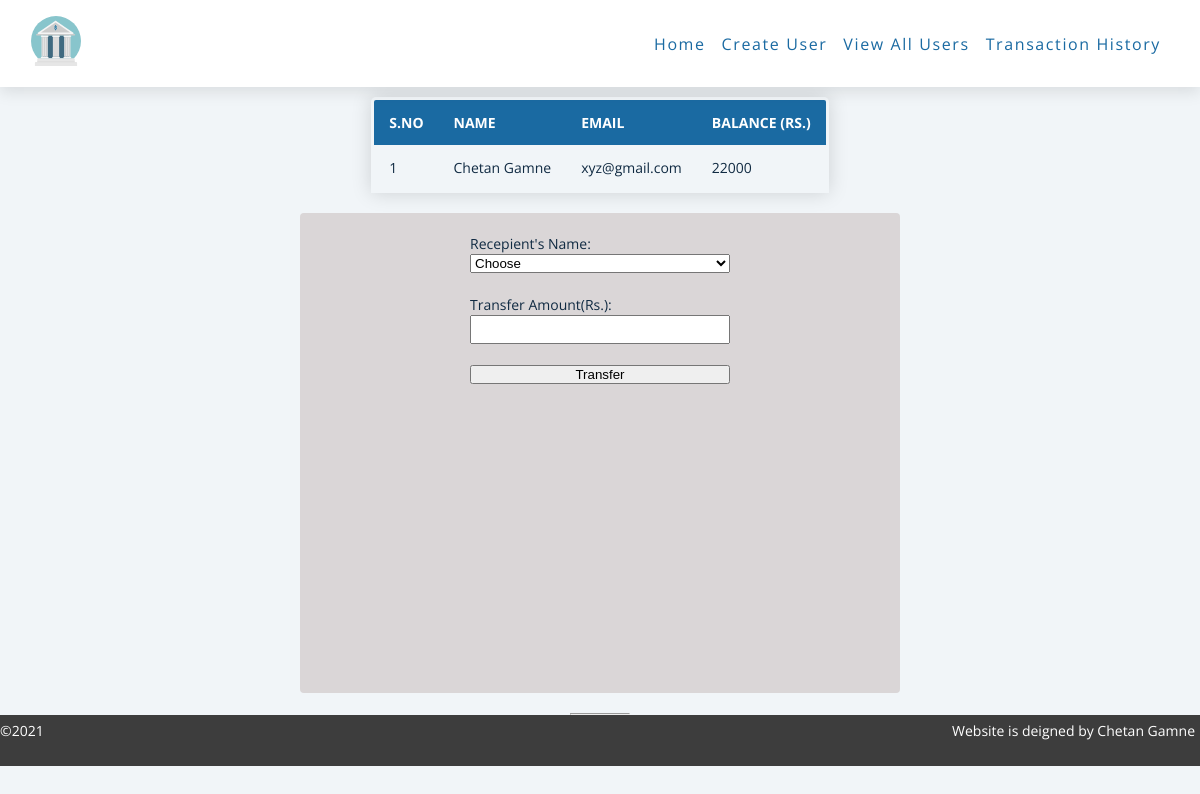
Page /transfer.php?sno=1 on the committed database.
### tables this page shows
CREATE TABLE `customers` (
  `sno` int(3) NOT NULL,
  `name` text NOT NULL,
  `email` varchar(22) NOT NULL,
  `phone` varchar(10) NOT NULL,
  `Balance` int(10) NOT NULL,
  `date` datetime NOT NULL DEFAULT current_timestamp()
);

### transfer.php (the view, shortened to what this page needs)
<?php include 'navbar.php';
?>
<?php
    include 'config.php';
?>
<!DOCTYPE html>
<html lang="en">
<head>
    <link rel="stylesheet" href="css/transfer.css">
</head>
<body>
    <?php
    $sid=$_GET['sno'];
    $sql="SELECT * FROM customers WHERE sno='$sid'";
    $result=$conn->query($sql);
    $row=mysqli_fetch_assoc($result);
     ?>
<table>
    <thead>
    <tr>
        <th>S.NO</th>
        <th>NAME</th>
        <th>EMAIL</th>
        <th>BALANCE (RS.)</th>
    </thead>
    <tr>
        <td data-label="S.NO"><?php echo $row['sno'];?></td>
        <td data-label="Name"><?php echo $row['name'];?></td>
        <td data-label="EMAIL"><?php echo $row['email'];?></td>
        <td data-label="BALANCE"><?php echo $row['Balance'];?></td>
    </tr>
    </table>
    <div class="form">
    <form method="post">
        Recepient's Name:
        <br>
        <select id="user" name="user">
            <option value="" selected disabled>Choose</option>
        </select>
        <br>
        Transfer Amount(Rs.):
        <br>
        <input type="text" name="amount" required>
        <br>
        <input type="submit"  name="submit" value="Transfer">
    </form>
</div>
    <?php include 'footer.php'; ?>
</body>
</html>

### css/styles.css (style rules this page uses)
body { font-family: "Open Sans", sans-serif; background: hsl(210, 36%, 96%); color: hsl(209, 61%, 16%); line-height: 1.5; font-size: 0.875rem; }

### css/transfer.css (style rules this page uses)
table { max-width: 50%; max-height: 90%; margin: 10px auto; border-collapse: collapse; border: 3px solid black; border-radius: 5px 5px 0 0; overflow: hidden; box-shadow: 0 0 20px rgba(0, 0, 0, 0.15); }
table tr th { background-color: hsl(205, 72%, 37%); color: white; text-align: left; font-weight: bold; }
th,td { padding: 12px 15px; }
.form { background-color: rgb(218, 214, 215); border-radius: 4px; max-width: 50%; margin: auto; margin-top: 20px; margin-bottom: 20px; height: 60vh; }
form { padding: 20px; max-width: 50%; max-height: 50%; margin: auto; display: flex; flex-direction: column; }
form input[name="amount"] { padding: 5px 0; }

### rows in the picture
customers: sno "1", name "Chetan Gamne", email "xyz@gmail.com", Balance "22000"
